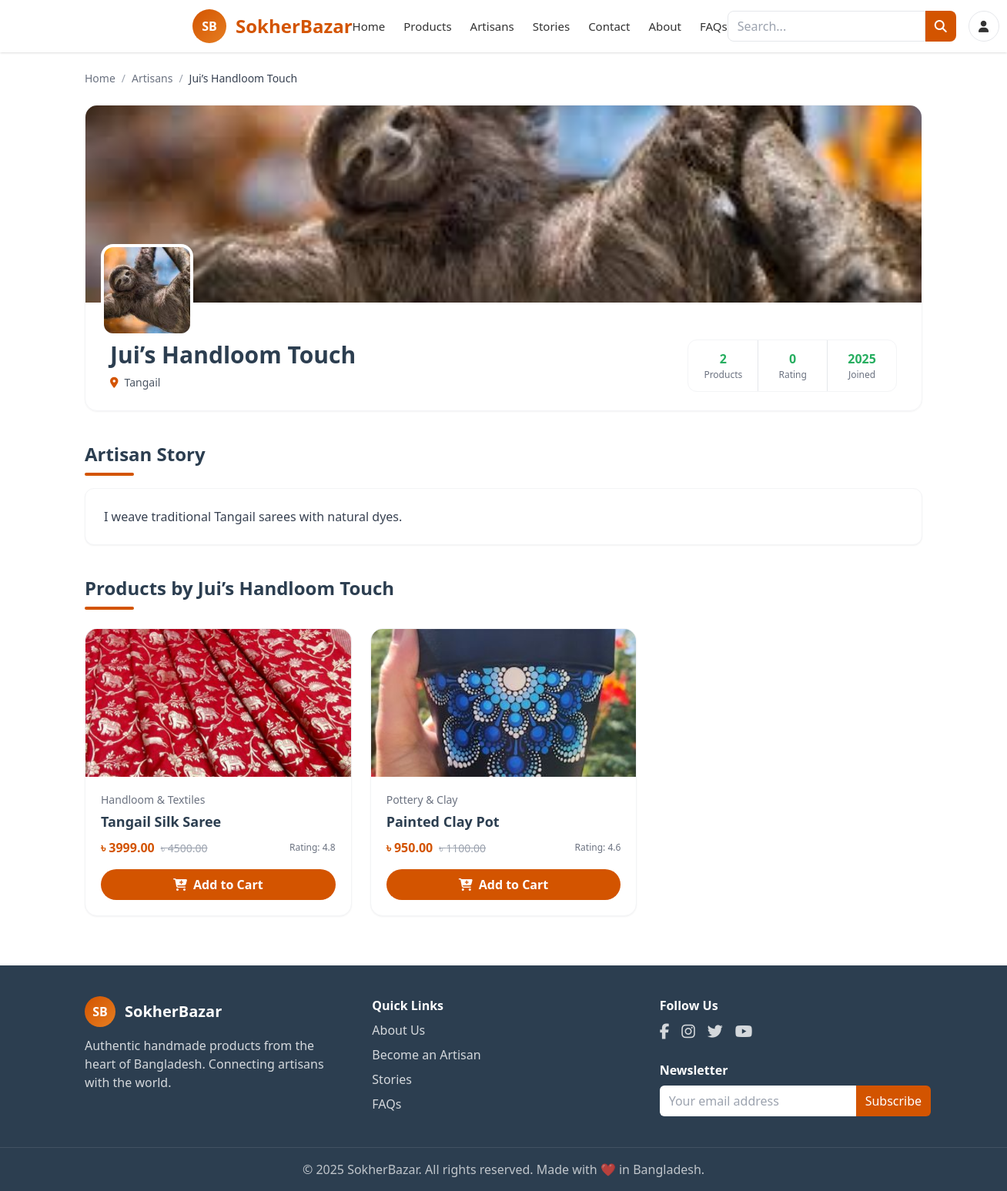
Screenshot of /artisan/1/ with the database file from the repository.
### Rari/models.py (models this page shows, shortened)
class Artisan(models.Model):
    user = models.OneToOneField(User, on_delete=models.CASCADE)
    shop_name = models.CharField(max_length=150)
    phone = models.CharField(max_length=20)
    nid_document = models.ImageField(upload_to="nid_documents/")
    bio = models.TextField(blank=True)
    location = models.CharField(max_length=100, blank=True)
    profile_picture = models.ImageField(upload_to="artisans/", blank=True, null=True)
    joined_date = models.DateTimeField(auto_now_add=True)
    craft = models.CharField(max_length=100, blank=True)  # NEW FIELD
    website = models.URLField(blank=True, null=True)
    is_verified = models.BooleanField(default=False)
    updated_at = models.DateTimeField(auto_now=True)

class Product(models.Model):
    artisan = models.ForeignKey(Artisan, on_delete=models.CASCADE, related_name="products")
    category = models.ForeignKey(Category, on_delete=models.SET_NULL, null=True, blank=True)
    name = models.CharField(max_length=200)
    description = models.TextField()
    price = models.DecimalField(max_digits=10, decimal_places=2)
    stock = models.PositiveIntegerField(default=1)
    image = models.ImageField(upload_to="products/", blank=True, null=True)
    created_at = models.DateTimeField(auto_now_add=True)
    is_featured = models.BooleanField(default=False)
    discount_price = models.DecimalField(max_digits=10, decimal_places=2, blank=True, null=True)
    is_new = models.BooleanField(default=False)
    is_on_sale = models.BooleanField(default=False)
    rating = models.FloatField(default=0.0)
    rating_count = models.PositiveIntegerField(default=0)
    slug = models.SlugField(max_length=255, blank=True, null=True)  # allow null for now

class Category(models.Model):
    name = models.CharField(max_length=100, unique=True)
    description = models.TextField(blank=True)
    image = models.ImageField(upload_to='category_images/', blank=True, null=True)  # 👈 new field
    slug = models.SlugField(max_length=255, blank=True, null=True)

### Rari/views.py (the view)
# urls.py: path('artisan/<int:artisan_id>/', ArtisanDetailView.as_view(), name="artisan_detail"),
class ArtisanDetailView(DetailView):
    model = Artisan
    template_name = "artisan_detail.html"
    context_object_name = "artisan"
    def get_object(self):
        artisan_id = self.kwargs.get("artisan_id")
        return get_object_or_404(Artisan, id=artisan_id)
    def get_context_data(self, **kwargs):
        context = super().get_context_data(**kwargs)
        artisan = self.object
        context["products"] = artisan.products.all()
        context["stories"] = artisan.stories.all()
        return context

### template/artisan_detail.html (shortened to what this page needs)
{% extends "base.html" %}
{% load static %}
{% block content %}
<section class="bg-white">
  <div class="max-w-6xl mx-auto px-4 sm:px-6 lg:px-8 py-6">
    <nav class="text-sm text-gray-500 mb-6" aria-label="Breadcrumb">
      <ol class="flex items-center gap-2">
        <li><a href="{% url 'home' %}" class="hover:text-gray-700">Home</a></li>
        <li class="text-gray-400">/</li>
        <li><a href="{% url 'artisans' %}" class="hover:text-gray-700">Artisans</a></li>
        <li class="text-gray-400">/</li>
        <li class="text-gray-700" aria-current="page">{{ artisan.shop_name }}</li>
      </ol>
    </nav>
    <div class="rounded-2xl overflow-hidden border border-gray-100 shadow-sm">
      <div class="relative h-48 md:h-64 bg-gray-100">
        {% if artisan.profile_picture %}
          <img src="{{ artisan.profile_picture.url }}" alt="{{ artisan.shop_name }}" class="w-full h-full object-cover">
        {% else %}
          <img src="{% static 'images/default_cover.jpg' %}" alt="Default Cover"
               class="w-full h-full object-cover">
        {% endif %}
        <div class="absolute -bottom-10 left-6 flex items-end gap-4">
          <div class="w-28 h-28 rounded-xl overflow-hidden ring-4 ring-white bg-gray-200">
            {% if artisan.profile_picture %}
              <img src="{{ artisan.profile_picture.url }}" alt="{{ artisan.shop_name }}" class="w-full h-full object-cover">
            {% else %}
              <img src="{% static 'images/default_profile.jpg' %}" alt="Default Profile" class="w-full h-full object-cover">
            {% endif %}
          </div>
        </div>
      </div>
      <div class="pt-12 px-6 pb-6 md:px-8">
        <div class="flex flex-col md:flex-row md:items-center md:justify-between gap-4">
          <div>
            <h1 class="text-2xl md:text-3xl font-semibold text-[#2C3E50]">{{ artisan.shop_name }}</h1>
            <div class="mt-2 flex items-center text-sm text-gray-600">
              <i class="fa-solid fa-map-marker-alt mr-2 text-[#D35400]"></i>
              <span>{{ artisan.location|default:"Bangladesh" }}</span>
            </div>
          </div>
          <div class="grid grid-cols-3 divide-x divide-gray-200 border border-gray-100 rounded-xl overflow-hidden">
            <div class="px-5 py-3 text-center">
              <div class="text-secondary font-bold">{{ products.count|default:"0" }}</div>
              <div class="text-[12px] text-gray-500">Products</div>
            </div>
            <div class="px-5 py-3 text-center">
              <div class="text-secondary font-bold">{{ artisan.rating|default:"0" }}</div>
              <div class="text-[12px] text-gray-500">Rating</div>
            </div>
            <div class="px-5 py-3 text-center">
              <div class="text-secondary font-bold">
                {% if artisan.joined_date %}{{ artisan.joined_date|date:"Y" }}{% else %}—{% endif %}
              </div>
              <div class="text-[12px] text-gray-500">Joined</div>
            </div>
          </div>
        </div>
      </div>
    </div>
    <section class="mt-10">
      <h2 class="text-xl md:text-2xl font-semibold text-[#2C3E50]">Artisan Story</h2>
      <div class="w-16 h-1 bg-[#D35400] rounded-full mt-2"></div>
      <div class="mt-4 rounded-xl border border-gray-100 bg-white shadow-sm p-5 md:p-6">
        <div class="prose max-w-none text-gray-700">
          {{ artisan.bio|linebreaks }}
        </div>
      </div>
    </section>
    <section class="mt-10">
      <h2 class="text-xl md:text-2xl font-semibold text-[#2C3E50]">
        Products by {{ artisan.shop_name }}
      </h2>
      <div class="w-16 h-1 bg-[#D35400] rounded-full mt-2"></div>
      <div class="mt-6 grid gap-6 sm:grid-cols-2 lg:grid-cols-3">
        {% for product in products %}
          <div class="group rounded-2xl border border-gray-100 bg-white shadow-sm hover:shadow-md transition overflow-hidden">
            <div class="relative h-48 bg-gray-50">
              {% if product.image %}
                <img src="{{ product.image.url }}" alt="{{ product.name }}" class="w-full h-full object-cover transition-transform duration-500 group-hover:scale-105">
              {% else %}
                <img src="{% static 'images/default-product.jpg' %}" alt="{{ product.name }}" class="w-full h-full object-cover transition-transform duration-500 group-hover:scale-105">
              {% endif %}
              <div class="absolute inset-0 bg-black/0 group-hover:bg-black/5 transition"></div>
            </div>
            <div class="p-5">
              <p class="text-sm text-gray-500">{{ product.category.name|default:"Uncategorized" }}</p>
              <h3 class="mt-1 text-lg font-semibold text-[#2C3E50] line-clamp-1">{{ product.name }}</h3>
              <div class="mt-2 flex items-center justify-between">
                <div class="flex items-baseline gap-2">
                  <span class="text-[#D35400] font-bold">৳ {{ product.discount_price|default:product.price }}</span>
                  {% if product.discount_price %}
                    <span class="text-gray-400 line-through text-sm">৳ {{ product.price }}</span>
                  {% endif %}
                </div>
                <span class="text-xs text-gray-500">Rating: {{ product.rating|default:"0" }}</span>
              </div>
              <form action="{% url 'add_to_cart' product.id %}" method="POST" class="mt-4">
                <button type="submit"
                        class="w-full h-10 inline-flex items-center justify-center gap-2 rounded-full bg-[#D35400] text-white font-semibold hover:bg-orange-600 transition">
                  <i class="fa-solid fa-cart-plus"></i>
                  Add to Cart
                </button>
              </form>
            </div>
          </div>
        {% endfor %}
      </div>
    </section>
  </div>
</section>
{% endblock %}

### template/base.html (style rules this page uses)
:root { --primary:#D35400;--secondary:#27AE60;--accent:#E67E22;--light:#FEF5E7; --dark:#2C3E50;--text:#333;--text-light:#777;--white:#fff; }

### rows the page displays
Artisan: shop_name "Jui’s Handloom Touch", profile_picture (picture), location "Tangail", count "2", joined_date "2025", bio "I weave traditional Tangail sarees with natural dyes."
Product: image (picture), category.name "Handloom & Textiles", name "Tangail Silk Saree", discount_price "3999.00", price "4500.00", rating "4.8"
Product: image (picture), category.name "Pottery & Clay", name "Painted Clay Pot", discount_price "950.00", price "1100.00", rating "4.6"

### other values shown
{{ artisan.rating|default:"0" }} "0"
